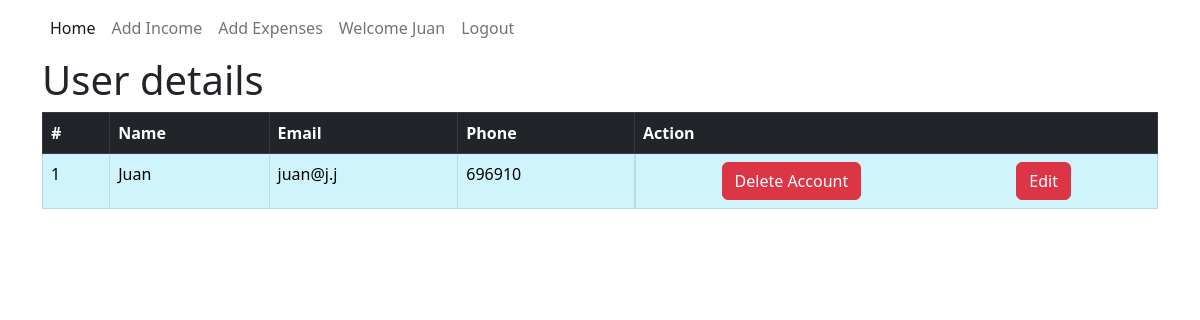
/profile.php (signed in), run on the app's committed database.
### tables this page shows
CREATE TABLE `user` (
  `id` int(150) NOT NULL,
  `name` varchar(500) NOT NULL,
  `email` varchar(500) NOT NULL,
  `phone` varchar(500) NOT NULL,
  `password` varchar(500) NOT NULL
);

### profile.php (the view, shortened to what this page needs)
<?php session_start();
$name = $_SESSION['name'];
$email = $_SESSION['email'];
?>
<!DOCTYPE html>
<html lang="en">
<head>
    <link href="https://cdn.jsdelivr.net/npm/bootstrap@5.2.1/dist/css/bootstrap.min.css" rel="stylesheet">
</head>
<body>
    <header>
    <nav class="navbar navbar-expand-lg">
  <div class="container">
    <div class="collapse navbar-collapse" id="navbarSupportedContent">
      <ul class="navbar-nav me-auto mb-2 mb-lg-0">
        <li class="nav-item">
          <a class="nav-link active" aria-current="page" href="dashboard.php">Home</a>
        </li>
        <li class="nav-item">
          <a class="nav-link" href="add-income.php">Add Income</a>
        </li>
        <li class="nav-item">
          <a class="nav-link" href="add-expense.php">Add Expenses</a>
        </li>
        <li class="nav-item">
            <a href="profile.php" class="nav-link">Welcome <?php echo $name;?></a>
        </li>
        <li class="nav-item">
            <a href="logout.php" class="nav-link">Logout</a>
        </li>
      </ul>
    </div>
  </div>
</nav>
    </header>
    <section class="container">
            <h1>User details</h1>
            <?php
            $fetch_user = mysqli_query($conn, "SELECT * FROM `user` WHERE `user`.`email` = '$email' ORDER BY `id` Desc; ");
            $count = mysqli_num_rows($fetch_user);
            if($count == 0){
                echo '<div class="alert alert-warning">No data of the user.</div>';
            }
            else{ ?>
                <table class="table table-bordered">
                    <tr class="table-dark">
                        <th>#</th>
                        <th>Name</th>
                        <th>Email</th>
                        <th>Phone</th>
                        <th>Action</th>
                    </tr>
                    <?php
                    $i = 1;
                    while($row = mysqli_fetch_assoc($fetch_user)){
                        ?>
                        <tr class="table-info">
                            <td><?php echo $i; $i = $i + 1; ?></td>
                            <td><?php echo $row['name']; ?></td>
                            <td><?php echo $row['email']; ?></td>
                            <td><?php echo $row['phone']; ?></td>
                            <td class="d-flex justify-content-around">
                                <a class="btn btn-danger" href="edit.php?delete=<?php echo $row['id']; ?>">Delete Account</a>
                                <a class="btn btn-danger" href="edit.php?edit=<?php echo $row['id']; ?>">Edit</a>
                            </td>
                        </tr>
                   <?php }  ?>
                </table>
        <?php } ?>
    </section>
</body>
</html>

### data on the page
user: name "Juan", email "juan@j.j", phone "696910"

### other printed values
$name "Juan"
